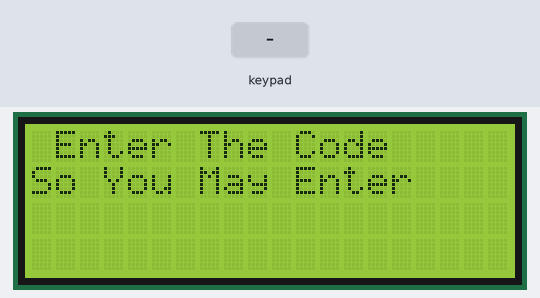
Bench run of a sketch on a simulated Arduino Uno, built with avr-gcc and run on an emulated ATmega328P. Parts: 20×4 character LCD. The inputs (shaded band) are chosen by the test bench.

Above: at 1.3 s.
1.4 s: keypad keys 5 D 6 C pressed 0.4 s apart
At 2.6 s:
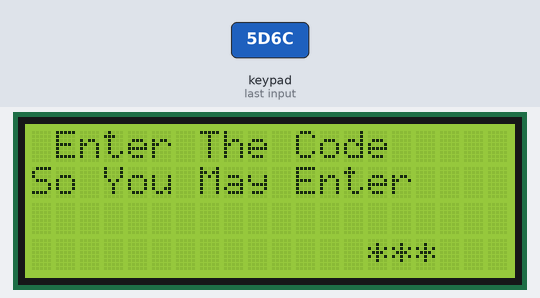
At 3.7 s:
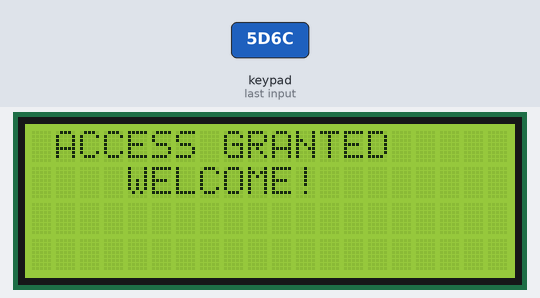
4.5 s: key '1' pressed
At 8.9 s:
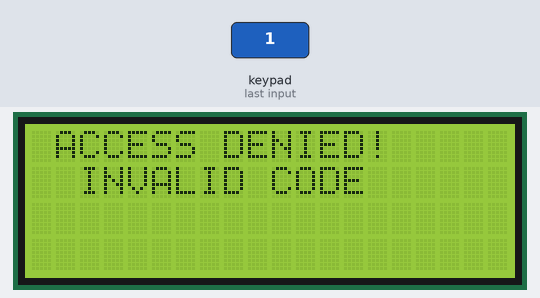
9.4 s: key '2' pressed
Timing chart, 0 to 12.4 s (numbered marks = the images above; inputs shaded):
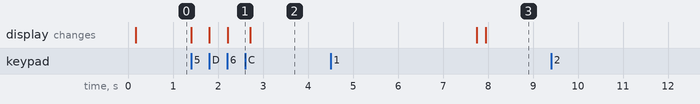

Measured:
- after the input at 1.4 s, the display: first changes at once (image 1 shows a later state)

The sketch:

KeyPadAccess_LCD.ino
```cpp
#include <Wire.h>
#include <LiquidCrystal_I2C.h>
#include <Keypad.h>

//set our code
char* ourCode = "5D6C";
int currentPosition = 0;

//define the keypad
const byte rows = 4;
const byte cols = 4;

char keys[rows][cols] = {
  {'1','2','3','A'},
  {'4','5','6','B'},
  {'7','8','9','C'},
  {'*','0','#','D'}
};

byte rowPins[rows] = {8,7,6,9};
byte colPins[cols] = {5,4,3,2};

Keypad keypad = Keypad(makeKeymap(keys), rowPins, colPins, rows, cols);

LiquidCrystal_I2C lcd(0x27, 2, 1, 0, 4, 5, 6, 7, 3, POSITIVE); // set the LCD address to 0x27 for a 16 chars and 2 line display

void setup()
{
  lcd.begin(20,4);
  lcd.backlight();
  displayCodeEntryScreen();

}

void loop()
{
  int l;
  char key = keypad.getKey();
  if (int(key) != 0) {
    lcd.setCursor(14,3);
    lcd.print("    ");
    lcd.setCursor(14,3);
    for (l=0; l<=currentPosition; ++l)
    {
      lcd.print("*");
    }
    if (key == ourCode[currentPosition])
      {
        ++currentPosition;
        if (currentPosition == 4)
        {
          unlockDoor();
          currentPosition = 0;
        }
      } else {
        invalidCode();
        currentPosition = 0;
      }
  }
}

void invalidCode()
{
  clearScreen();
  lcd.setCursor(1,0);
  lcd.print("ACCESS DENIED!");
  lcd.setCursor(2,1);
  lcd.print("INVALID CODE");

  delay(5000);
  displayCodeEntryScreen();
}

void unlockDoor()
{
  clearScreen();
  lcd.setCursor(1,0);
  lcd.print("ACCESS GRANTED");
  lcd.setCursor(4,1);
  lcd.print("WELCOME!");

  //add any code to unlock the door here
  delay(5000);
  displayCodeEntryScreen();
}

void displayCodeEntryScreen()
{
  clearScreen();
  lcd.setCursor(1,0);
  lcd.print("Enter The Code");
  lcd.setCursor(0,1);
  lcd.print("So You May Enter");
}

void clearScreen()
{
  lcd.setCursor(0,0);
  lcd.print("                    ");
  lcd.setCursor(0,1);
  lcd.print("                    ");
  lcd.setCursor(0,2);
  lcd.print("                    ");
  lcd.setCursor(0,3);
  lcd.print("                    ");
}
```
